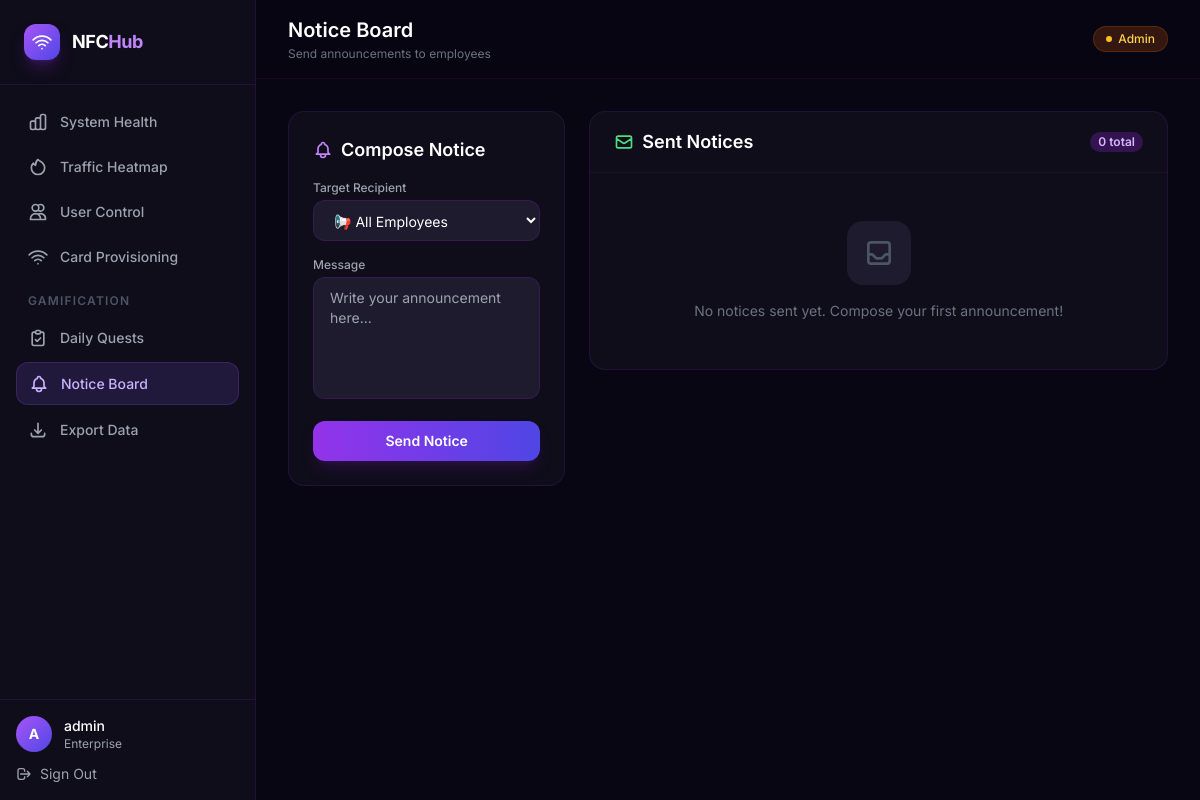
The app's page /admin/notifications (signed in) with its own data.
### models.py (models this page shows, shortened)
class User(UserMixin, db.Model):
    __tablename__ = 'users'
    id = db.Column(db.Integer, primary_key=True)
    username = db.Column(db.String(80), unique=True, nullable=False)
    email = db.Column(db.String(120), unique=True, nullable=False)
    password_hash = db.Column(db.String(256))
    emp_id = db.Column(db.String(20), unique=True, nullable=True)  # e.g. SA-001
    name = db.Column(db.String(200))  # Full legal name
    business_name = db.Column(db.String(200))
    bio = db.Column(db.Text)
    phone = db.Column(db.String(30))
    address = db.Column(db.Text)  # Residential or branch address
    website = db.Column(db.String(200))
    linkedin = db.Column(db.String(200))
    twitter = db.Column(db.String(200))
    instagram = db.Column(db.String(200))
    logo_filename = db.Column(db.String(200))  # photo_url equivalent
    designation = db.Column(db.String(100), default='Publicity Officer')  # SRS: Digital ID designation
    @property
    def photo_url(self):
        """Alias for logo_filename for template compatibility."""
        return self.logo_filename
    total_points = db.Column(db.Integer, default=0)
    card_theme = db.Column(db.String(50), default='nexus')
    subscription = db.Column(db.String(20), default='free')
    is_admin = db.Column(db.Boolean, default=False)
    is_suspended = db.Column(db.Boolean, default=False)
    created_at = db.Column(db.DateTime, default=datetime.utcnow)
    cards = db.relationship('NFCCard', backref='owner', lazy=True)

### app.py (the view, shortened to what this page needs)
    @app.route('/admin/notifications', methods=['GET', 'POST'])
    @login_required
    @admin_required
    def admin_notifications():
        notices = Notification.query.order_by(Notification.timestamp.desc()).all()
        employees = User.query.filter_by(is_admin=False).all()
        return render_template('admin/notifications.html', notices=notices, employees=employees)

### app.py (called while the page is built)
def admin_required(f):
    @wraps(f)
    def decorated(*args, **kwargs):
        if not current_user.is_authenticated or not current_user.is_admin:
            abort(403)
        return f(*args, **kwargs)
    return decorated

### templates/admin/notifications.html (shortened to what this page needs)
{% extends "base.html" %}
{% block page_title %}Notice Board{% endblock %}
{% block page_subtitle %}Send announcements to employees{% endblock %}
{% block content %}
<div class="grid grid-cols-1 lg:grid-cols-3 gap-6">
  <div class="lg:col-span-1">
    <div class="bg-surface-900 border border-purple-900/30 rounded-2xl p-6">
      <h2 class="text-lg font-semibold text-white mb-4 flex items-center gap-2">
        Compose Notice
      </h2>
      <form method="POST" class="space-y-4">
        <div>
          <label class="block text-xs font-medium text-gray-400 mb-1">Target Recipient</label>
          <select name="target_emp_id" id="target_emp_id"
                  class="w-full px-4 py-2.5 rounded-xl bg-surface-800 border border-purple-900/40 text-white text-sm focus:outline-none focus:border-purple-500 focus:ring-1 focus:ring-purple-500/30">
            <option value="ALL">📢 All Employees</option>
          </select>
        </div>
        <div>
          <label class="block text-xs font-medium text-gray-400 mb-1">Message</label>
          <textarea name="message" id="notice-message" rows="5" required
                    placeholder="Write your announcement here..."
                    class="w-full px-4 py-2.5 rounded-xl bg-surface-800 border border-purple-900/40 text-white text-sm focus:outline-none focus:border-purple-500 focus:ring-1 focus:ring-purple-500/30 resize-none"></textarea>
        </div>
        <button type="submit" id="send-notice-btn"
                class="w-full py-2.5 bg-gradient-to-r from-purple-600 to-indigo-600 hover:from-purple-500 hover:to-indigo-500 text-white font-semibold rounded-xl transition-all duration-200 shadow-lg shadow-purple-900/30 text-sm">
          Send Notice
        </button>
      </form>
    </div>
  </div>
  <div class="lg:col-span-2">
    <div class="bg-surface-900 border border-purple-900/30 rounded-2xl overflow-hidden">
      <div class="px-6 py-4 border-b border-purple-900/20">
        <h2 class="text-lg font-semibold text-white flex items-center gap-2">
          <svg class="w-5 h-5 text-green-400" fill="none" stroke="currentColor" viewBox="0 0 24 24"><path stroke-linecap="round" stroke-linejoin="round" stroke-width="2" d="M3 8l7.89 5.26a2 2 0 002.22 0L21 8M5 19h14a2 2 0 002-2V7a2 2 0 00-2-2H5a2 2 0 00-2 2v10a2 2 0 002 2z"/></svg>
          Sent Notices
          <span class="ml-auto bg-purple-900/50 text-purple-300 text-xs px-2 py-0.5 rounded-full">{{ notices|length }} total</span>
        </h2>
      </div>
      {% if notices %}
      <div class="divide-y divide-purple-900/20 max-h-[600px] overflow-y-auto">
        {% for notice in notices %}
        <div class="px-6 py-4 hover:bg-surface-800/50 transition-colors">
          <div class="flex items-start justify-between gap-3 mb-2">
            <div class="flex items-center gap-2">
              {% if notice.target_emp_id == 'ALL' %}
              <span class="inline-flex items-center gap-1 px-2 py-0.5 rounded-full bg-indigo-900/50 text-indigo-300 text-xs font-medium">
                <svg class="w-3 h-3" fill="currentColor" viewBox="0 0 20 20"><path d="M9 6a3 3 0 11-6 0 3 3 0 016 0zM17 6a3 3 0 11-6 0 3 3 0 016 0zM12.93 17c.046-.327.07-.66.07-1a6.97 6.97 0 00-1.5-4.33A5 5 0 0119 16v1h-6.07zM6 11a5 5 0 015 5v1H1v-1a5 5 0 015-5z"/></svg>
                All Employees
              </span>
              {% else %}
              <span class="inline-flex items-center gap-1 px-2 py-0.5 rounded-full bg-amber-900/50 text-amber-300 text-xs font-medium">
                <svg class="w-3 h-3" fill="currentColor" viewBox="0 0 20 20"><path fill-rule="evenodd" d="M10 9a3 3 0 100-6 3 3 0 000 6zm-7 9a7 7 0 1114 0H3z" clip-rule="evenodd"/></svg>
                {{ notice.target_emp_id }}
              </span>
              {% endif %}
            </div>
            <span class="text-xs text-gray-500 flex-shrink-0">{{ notice.timestamp.strftime('%d %b %Y, %H:%M') }}</span>
          </div>
          <p class="text-sm text-gray-200 leading-relaxed">{{ notice.message }}</p>
        </div>
        {% endfor %}
      </div>
      {% else %}
      <div class="p-12 text-center">
        <div class="w-16 h-16 rounded-2xl bg-surface-800 flex items-center justify-center mx-auto mb-4">
        </div>
        <p class="text-gray-500 text-sm">No notices sent yet. Compose your first announcement!</p>
      </div>
      {% endif %}
    </div>
  </div>
</div>
{% endblock %}

### templates/base.html (shortened to what this page needs)
<!DOCTYPE html>
<html lang="en" class="dark">
<head>
  <script src="https://cdn.tailwindcss.com"></script>
  <link rel="stylesheet" href="{{ url_for('static', filename='css/main.css') }}"/>
</head>
<body class="bg-surface-950 text-gray-100 font-sans antialiased min-h-screen">
{% if current_user.is_authenticated %}
<div class="flex min-h-screen">
  <aside id="sidebar" class="w-64 bg-surface-900 border-r border-purple-900/30 flex flex-col fixed inset-y-0 left-0 z-30 transition-transform duration-300">
    <div class="p-6 border-b border-purple-900/30">
      <a href="{{ url_for('index') }}" class="flex items-center gap-3">
        <div class="w-9 h-9 rounded-xl bg-gradient-to-br from-purple-500 to-indigo-600 flex items-center justify-center shadow-lg shadow-purple-900/50">
          <svg class="w-5 h-5 text-white" fill="none" stroke="currentColor" viewBox="0 0 24 24"><path stroke-linecap="round" stroke-linejoin="round" stroke-width="2" d="M8.111 16.404a5.5 5.5 0 017.778 0M12 20h.01m-7.08-7.071c3.904-3.905 10.236-3.905 14.14 0M1.394 9.393c5.857-5.857 15.355-5.857 21.213 0"/></svg>
        </div>
        <span class="font-bold text-lg tracking-tight text-white">NFC<span class="text-purple-400">Hub</span></span>
      </a>
    </div>
    <nav class="flex-1 p-4 space-y-1 overflow-y-auto">
      {% if current_user.is_admin %}
        <a href="{{ url_for('admin_index') }}" class="nav-link {% if request.endpoint == 'admin_index' %}active{% endif %}">
          System Health
        </a>
        <a href="{{ url_for('admin_heatmap') }}" class="nav-link {% if request.endpoint == 'admin_heatmap' %}active{% endif %}">
          <svg class="w-5 h-5" fill="none" stroke="currentColor" viewBox="0 0 24 24"><path stroke-linecap="round" stroke-linejoin="round" stroke-width="2" d="M17.657 18.657A8 8 0 016.343 7.343S7 9 9 10c0-2 .5-5 2.986-7C14 5 16.09 5.777 17.656 7.343A7.975 7.975 0 0120 13a7.975 7.975 0 01-2.343 5.657z"/></svg>
          Traffic Heatmap
        </a>
        <a href="{{ url_for('admin_users') }}" class="nav-link {% if request.endpoint == 'admin_users' %}active{% endif %}">
          <svg class="w-5 h-5" fill="none" stroke="currentColor" viewBox="0 0 24 24"><path stroke-linecap="round" stroke-linejoin="round" stroke-width="2" d="M12 4.354a4 4 0 110 5.292M15 21H3v-1a6 6 0 0112 0v1zm0 0h6v-1a6 6 0 00-9-5.197M13 7a4 4 0 11-8 0 4 4 0 018 0z"/></svg>
          User Control
        </a>
        <a href="{{ url_for('admin_assign_card') }}" class="nav-link {% if request.endpoint == 'admin_assign_card' %}active{% endif %}">
          <svg class="w-5 h-5" fill="none" stroke="currentColor" viewBox="0 0 24 24"><path stroke-linecap="round" stroke-linejoin="round" stroke-width="2" d="M8.111 16.404a5.5 5.5 0 017.778 0M12 20h.01m-7.08-7.071c3.904-3.905 10.236-3.905 14.14 0M1.394 9.393c5.857-5.857 15.355-5.857 21.213 0"/></svg>
          Card Provisioning
        </a>
        <div class="pt-3 pb-1">
          <p class="px-3 text-xs font-semibold text-gray-600 uppercase tracking-widest">Gamification</p>
        </div>
        <a href="{{ url_for('admin_goals') }}" class="nav-link {% if request.endpoint == 'admin_goals' %}active{% endif %}">
          <svg class="w-5 h-5" fill="none" stroke="currentColor" viewBox="0 0 24 24"><path stroke-linecap="round" stroke-linejoin="round" stroke-width="2" d="M9 5H7a2 2 0 00-2 2v12a2 2 0 002 2h10a2 2 0 002-2V7a2 2 0 00-2-2h-2M9 5a2 2 0 002 2h2a2 2 0 002-2M9 5a2 2 0 012-2h2a2 2 0 012 2m-6 9l2 2 4-4"/></svg>
          Daily Quests
        </a>
        <a href="{{ url_for('admin_notifications') }}" class="nav-link {% if request.endpoint == 'admin_notifications' %}active{% endif %}">
          Notice Board
        </a>
        <a href="{{ url_for('admin_export') }}" class="nav-link {% if request.endpoint == 'admin_export' %}active{% endif %}">
          <svg class="w-5 h-5" fill="none" stroke="currentColor" viewBox="0 0 24 24"><path stroke-linecap="round" stroke-linejoin="round" stroke-width="2" d="M4 16v1a3 3 0 003 3h10a3 3 0 003-3v-1m-4-4l-4 4m0 0l-4-4m4 4V4"/></svg>
          Export Data
        </a>
      {% endif %}
    </nav>
    <div class="p-4 border-t border-purple-900/30">
      <div class="flex items-center gap-3 mb-3">
        <div class="w-9 h-9 rounded-full bg-gradient-to-br from-purple-500 to-indigo-600 flex items-center justify-center text-white font-bold text-sm">
          {{ current_user.username[0].upper() }}
        </div>
        <div class="overflow-hidden">
          <p class="text-sm font-medium text-white truncate">{{ current_user.username }}</p>
          <p class="text-xs text-gray-400 truncate">{{ current_user.subscription | capitalize }}</p>
        </div>
      </div>
      <a href="{{ url_for('auth_logout') }}" class="flex items-center gap-2 text-sm text-gray-400 hover:text-red-400 transition-colors">
        <svg class="w-4 h-4" fill="none" stroke="currentColor" viewBox="0 0 24 24"><path stroke-linecap="round" stroke-linejoin="round" stroke-width="2" d="M17 16l4-4m0 0l-4-4m4 4H7m6 4v1a3 3 0 01-3 3H6a3 3 0 01-3-3V7a3 3 0 013-3h4a3 3 0 013 3v1"/></svg>
        Sign Out
      </a>
    </div>
  </aside>
  <main class="flex-1 ml-64 min-h-screen">
    <header class="sticky top-0 z-20 bg-surface-950/80 backdrop-blur border-b border-purple-900/20 px-8 py-4 flex items-center justify-between">
      <div>
        <h1 class="text-xl font-semibold text-white">{% block page_title %}Dashboard{% endblock %}</h1>
        <p class="text-xs text-gray-500 mt-0.5">{% block page_subtitle %}{% endblock %}</p>
      </div>
      <div class="flex items-center gap-3">
        {% if not current_user.is_admin %}
        <span class="inline-flex items-center gap-1.5 px-3 py-1 rounded-full text-xs font-medium bg-purple-900/40 text-purple-300 border border-purple-700/30">
          <span class="w-1.5 h-1.5 rounded-full bg-purple-400 animate-pulse"></span>
          {{ current_user.subscription | capitalize }}
        </span>
        {% else %}
        <span class="inline-flex items-center gap-1.5 px-3 py-1 rounded-full text-xs font-medium bg-amber-900/40 text-amber-300 border border-amber-700/30">
          <span class="w-1.5 h-1.5 rounded-full bg-amber-400 animate-pulse"></span>
          Admin
        </span>
        {% endif %}
      </div>
    </header>
    <div class="p-8">
      {% block content %}{% endblock %}
    </div>
  </main>
</div>
{% endif %}
</body>
</html>

### static/css/main.css (style rules this page uses)
.nav-link { display: flex; align-items: center; gap: 0.75rem; padding: 10px 12px; border-radius: 12px; font-size: 14px; font-weight: 500; color: #9ca3af; text-decoration: none; transition: all 0.15s ease; }
.nav-link.active { color: #c4b5fd; background: rgba(139, 92, 246, 0.15); border: 1px solid rgba(139, 92, 246, 0.2); }

### records on screen
User: username "A", username "admin", subscription "Enterprise"

### other values on screen
{{ notices|length }} "0"
